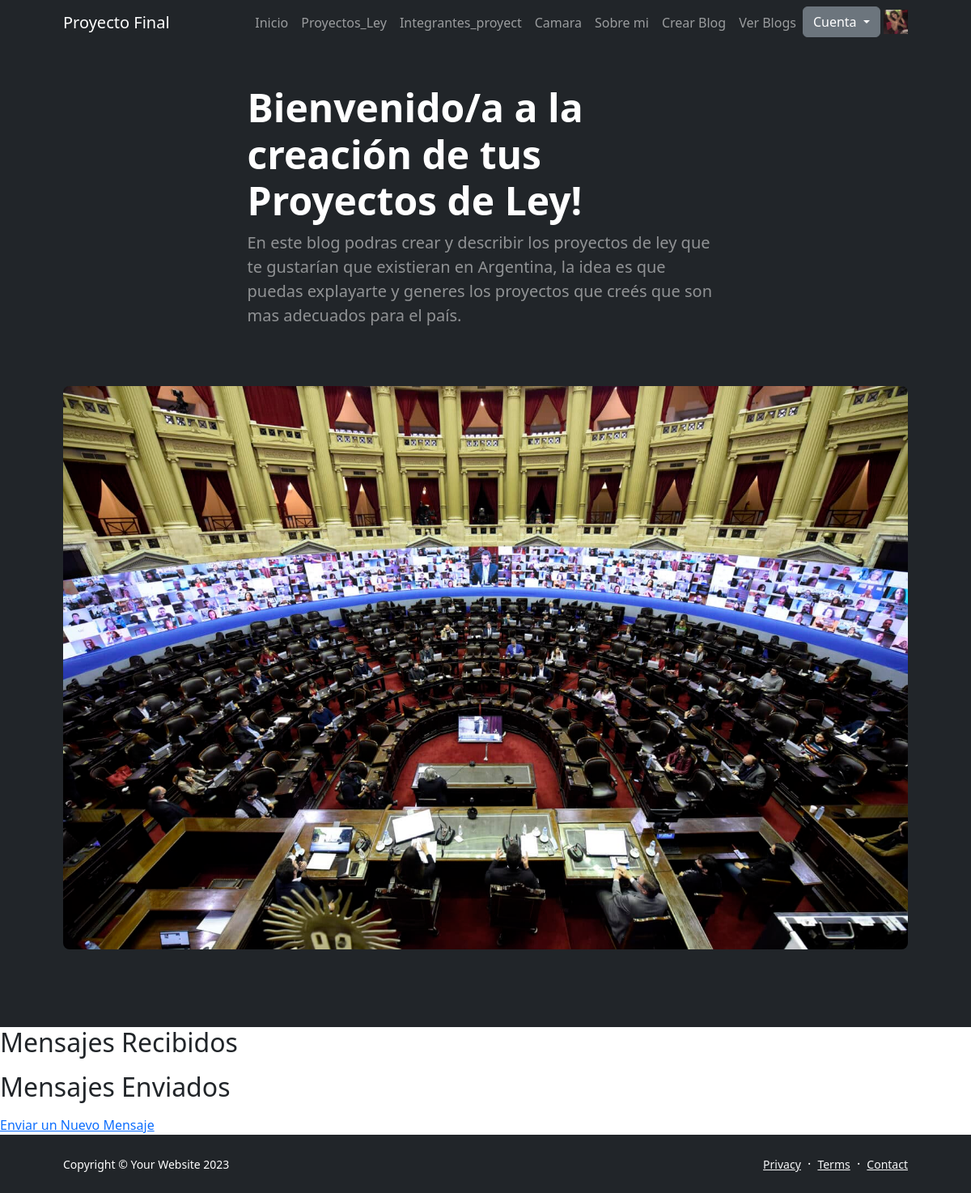
/list_message/ (signed in), run on an earlier commit of the app's database.
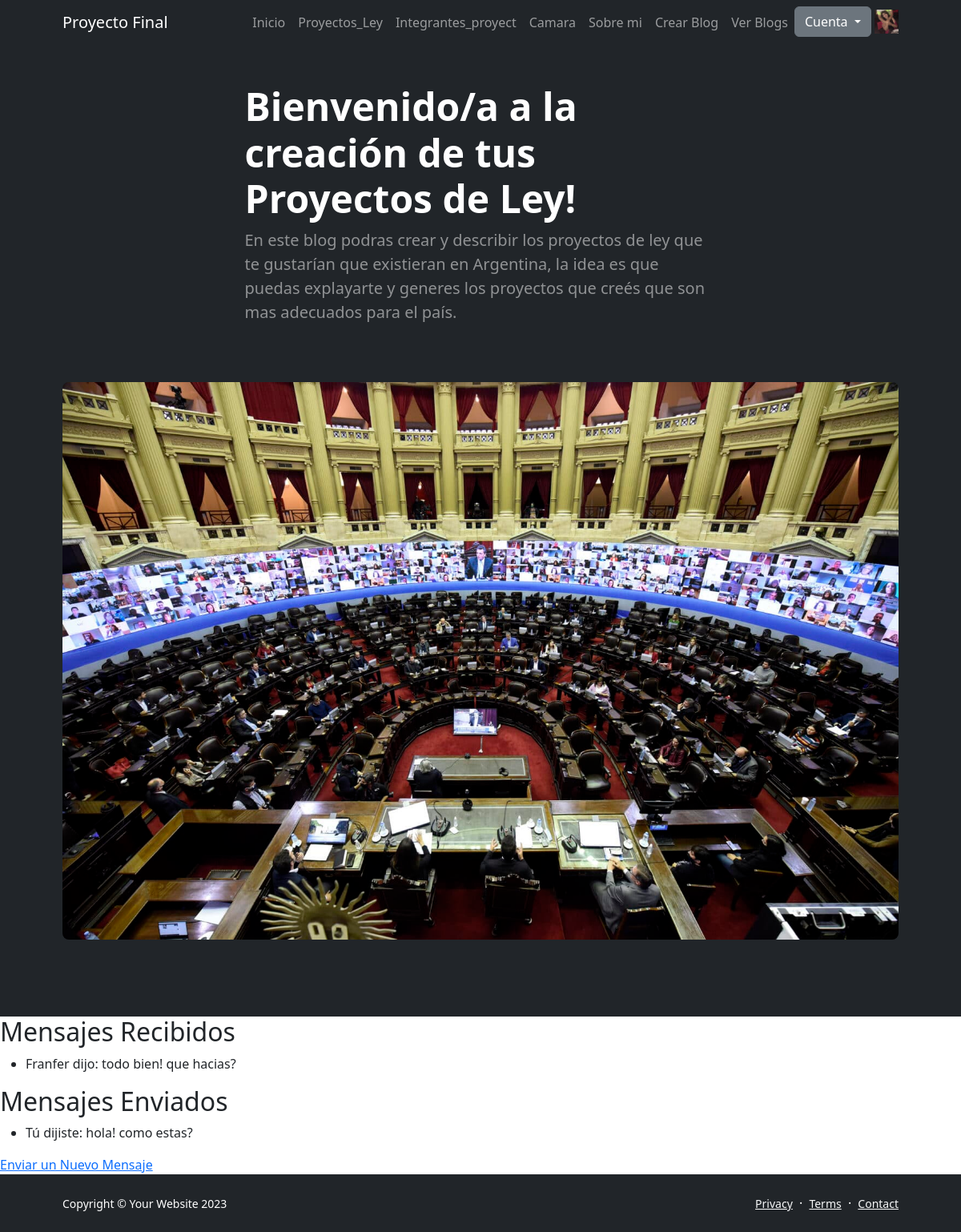
And on a later commit of the database.
### appcoder/models.py (models this page shows)
class Message(models.Model):
    sender = models.ForeignKey(User, related_name='sent_messages', on_delete=models.CASCADE)
    receiver = models.ForeignKey(User, related_name='received_messages', on_delete=models.CASCADE)
    message = models.TextField()
    timestamp = models.DateTimeField(auto_now_add=True)

### appcoder/views.py (the view)
# urls.py: path('list_message/', views.list_message, name='list_message'),
@login_required
def list_message(request):
    user = request.user
    received_messages = Message.objects.filter(receiver=user)
    sent_messages = Message.objects.filter(sender=user)
    return render(request, 'AppCoder/list_message.html', {
        'received_messages': received_messages,
        'sent_messages': sent_messages,
    })

### appcoder/templates/AppCoder/list_message.html
{% extends 'AppCoder/base.html' %}
{% load static %}
{% block content %}
<div id ='ver'>
<h2>Mensajes Recibidos</h2>
<ul>
    {% for message in received_messages %}
        <li>{{ message.sender }} dijo: {{ message.message }}</li>
    {% endfor %}
</ul>
<h2>Mensajes Enviados</h2>
<ul>
    {% for message in sent_messages %}
        <li>Tú dijiste: {{ message.message }}</li>
    {% endfor %}
</ul>
<a href="{% url 'send_message' %}">Enviar un Nuevo Mensaje</a>
</div>
{% endblock %}

What changed in the data, as far as the page shows it:
added Message: sender "Franfer", message "todo bien! que hacias?", shown under "Mensajes Recibidos"
added Message: message "hola! como estas?", shown under "Mensajes Enviados"
